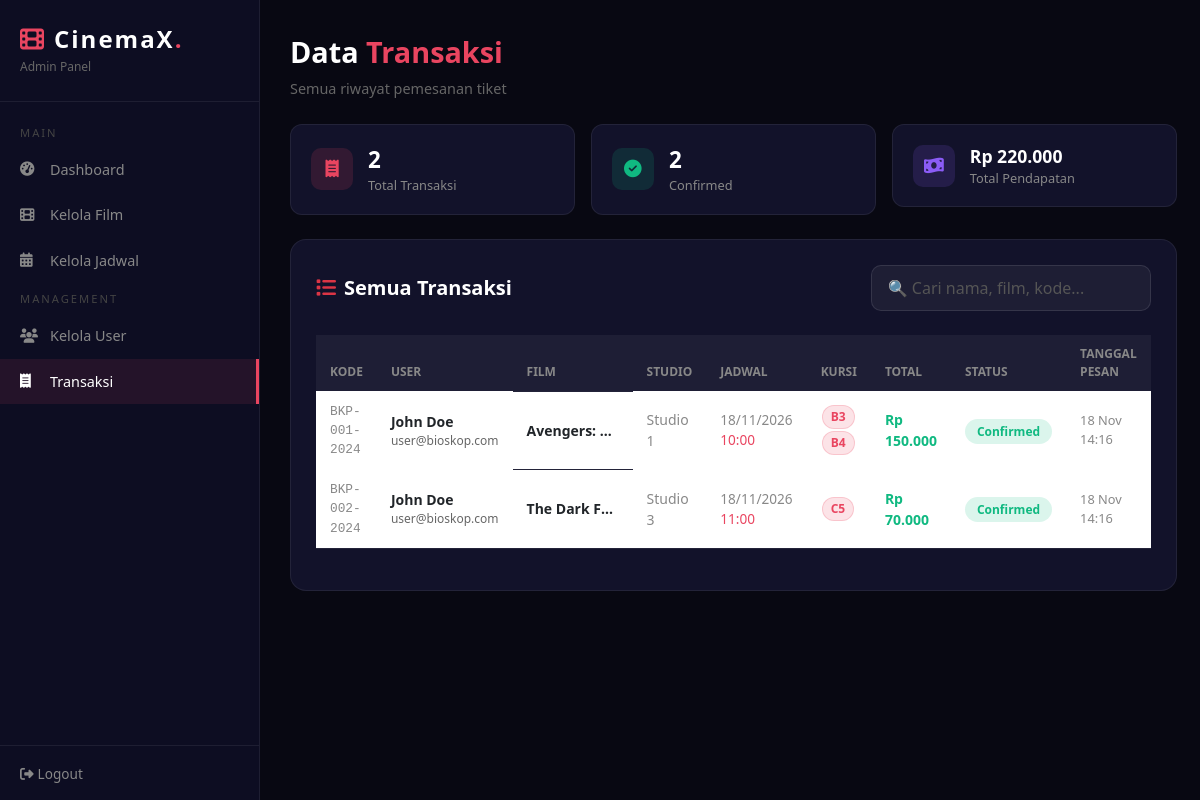
Screenshot of /admin/transaksi.php (signed in) with the database file from the repository.
### tables this page shows
CREATE TABLE transaksi (
    id INT AUTO_INCREMENT PRIMARY KEY,
    user_id INT NOT NULL,
    jadwal_id INT NOT NULL,
    kursi TEXT NOT NULL,
    total_harga DECIMAL(10,2) NOT NULL,
    tanggal_pesan TIMESTAMP DEFAULT CURRENT_TIMESTAMP,
    status ENUM('pending','confirmed','cancelled') DEFAULT 'confirmed',
    kode_booking VARCHAR(20) UNIQUE,
    FOREIGN KEY (user_id) REFERENCES users(id) ON DELETE CASCADE,
    FOREIGN KEY (jadwal_id) REFERENCES jadwal(id) ON DELETE CASCADE
);

CREATE TABLE users (
    id INT AUTO_INCREMENT PRIMARY KEY,
    nama VARCHAR(100) NOT NULL,
    email VARCHAR(100) NOT NULL UNIQUE,
    password VARCHAR(255) NOT NULL,
    role ENUM('admin','user') DEFAULT 'user',
    created_at TIMESTAMP DEFAULT CURRENT_TIMESTAMP
);

CREATE TABLE film (
    id INT AUTO_INCREMENT PRIMARY KEY,
    judul VARCHAR(200) NOT NULL,
    genre VARCHAR(100) NOT NULL,
    durasi INT NOT NULL COMMENT 'dalam menit',
    rating VARCHAR(10) NOT NULL,
    sinopsis TEXT,
    poster VARCHAR(255),
    status ENUM('tayang','tidak') DEFAULT 'tayang',
    created_at TIMESTAMP DEFAULT CURRENT_TIMESTAMP
);

CREATE TABLE jadwal (
    id INT AUTO_INCREMENT PRIMARY KEY,
    film_id INT NOT NULL,
    studio VARCHAR(50) NOT NULL,
    tanggal DATE NOT NULL,
    jam TIME NOT NULL,
    harga DECIMAL(10,2) NOT NULL,
    created_at TIMESTAMP DEFAULT CURRENT_TIMESTAMP,
    FOREIGN KEY (film_id) REFERENCES film(id) ON DELETE CASCADE
);

### config/koneksi.php (called while the page is built, shortened)
<?php
function formatRupiah(int|float|string $angka): string {
    return 'Rp ' . number_format((float) $angka, 0, ',', '.');
}
?>

### admin/transaksi.php (the view, shortened to what this page needs)
<?php
require_once __DIR__ . '/../config/koneksi.php';
$trans = mysqli_query($conn,
    "SELECT t.*, u.nama as user_nama, u.email, f.judul, j.studio, j.tanggal, j.jam, j.harga as harga_tiket
     FROM transaksi t
     JOIN users u ON t.user_id=u.id
     JOIN jadwal j ON t.jadwal_id=j.id
     JOIN film f ON j.film_id=f.id
     ORDER BY t.tanggal_pesan DESC");
$stats = mysqli_fetch_assoc(mysqli_query($conn, "SELECT COUNT(*) as total, SUM(total_harga) as revenue, SUM(CASE WHEN status='confirmed' THEN 1 ELSE 0 END) as confirmed FROM transaksi"));
?>
<!DOCTYPE html>
<html lang="id">
<head>
    <link rel="stylesheet" href="https://cdnjs.cloudflare.com/ajax/libs/bootstrap/5.3.0/css/bootstrap.min.css">
    <link rel="stylesheet" href="https://cdnjs.cloudflare.com/ajax/libs/font-awesome/6.4.0/css/all.min.css">
</head>
<body>
<aside class="sidebar">
    <div class="sidebar-brand"><h2><i class="fas fa-film me-2" style="color:var(--red)"></i><?= SITE_NAME ?><span>.</span></h2><p>Admin Panel</p></div>
    <nav class="sidebar-nav">
        <div class="nav-section">Main</div>
        <a href="dashboard.php" class="sidebar-link"><i class="fas fa-tachometer-alt"></i>Dashboard</a>
        <a href="film.php" class="sidebar-link"><i class="fas fa-film"></i>Kelola Film</a>
        <a href="jadwal.php" class="sidebar-link"><i class="fas fa-calendar-alt"></i>Kelola Jadwal</a>
        <div class="nav-section">Management</div>
        <a href="user.php" class="sidebar-link"><i class="fas fa-users"></i>Kelola User</a>
        <a href="transaksi.php" class="sidebar-link active"><i class="fas fa-receipt"></i>Transaksi</a>
    </nav>
    <div class="sidebar-footer">
        <a href="../auth/logout.php" style="color:#888;text-decoration:none;font-size:.85rem"><i class="fas fa-sign-out-alt me-1"></i>Logout</a>
    </div>
</aside>
<main class="main-content">
    <div class="mb-4">
        <div class="page-title">Data <span style="color:var(--red)">Transaksi</span></div>
        <div style="color:#666;font-size:.9rem">Semua riwayat pemesanan tiket</div>
    </div>
    <div class="row g-3 mb-4">
        <div class="col-md-4">
            <div class="stat-sm">
                <div class="stat-sm-icon" style="background:rgba(233,69,96,.15);color:var(--red)"><i class="fas fa-receipt"></i></div>
                <div><div class="stat-sm-value"><?= $stats['total'] ?></div><div class="stat-sm-label">Total Transaksi</div></div>
            </div>
        </div>
        <div class="col-md-4">
            <div class="stat-sm">
                <div class="stat-sm-icon" style="background:rgba(16,185,129,.15);color:#10b981"><i class="fas fa-check-circle"></i></div>
                <div><div class="stat-sm-value"><?= $stats['confirmed'] ?></div><div class="stat-sm-label">Confirmed</div></div>
            </div>
        </div>
        <div class="col-md-4">
            <div class="stat-sm">
                <div class="stat-sm-icon" style="background:rgba(139,92,246,.15);color:#8b5cf6"><i class="fas fa-money-bill-wave"></i></div>
                <div><div class="stat-sm-value" style="font-size:1.1rem"><?= formatRupiah($stats['revenue'] ?? 0) ?></div><div class="stat-sm-label">Total Pendapatan</div></div>
            </div>
        </div>
    </div>
    <div class="section-card">
        <div class="d-flex justify-content-between align-items-center mb-4">
            <h5 style="margin:0;font-weight:700"><i class="fas fa-list text-danger me-2"></i>Semua Transaksi</h5>
            <input type="text" class="search-bar" id="searchInput" placeholder="🔍 Cari nama, film, kode..." onkeyup="filterTable()">
        </div>
        <div class="table-responsive">
            <table class="table table-dark-custom" id="transTable">
                <thead>
                    <tr><th>Kode</th><th>User</th><th>Film</th><th>Studio</th><th>Jadwal</th><th>Kursi</th><th>Total</th><th>Status</th><th>Tanggal Pesan</th></tr>
                </thead>
                <tbody>
                    <?php while ($t = mysqli_fetch_assoc($trans)): ?>
                    <tr>
                        <td style="font-family:monospace;color:#888;font-size:.8rem"><?= htmlspecialchars($t['kode_booking']) ?></td>
                        <td>
                            <div style="font-weight:600"><?= htmlspecialchars($t['user_nama']) ?></div>
                            <div style="color:#666;font-size:.75rem"><?= htmlspecialchars($t['email']) ?></div>
                        </td>
                        <td style="font-weight:600;max-width:120px;overflow:hidden;text-overflow:ellipsis;white-space:nowrap"><?= htmlspecialchars($t['judul']) ?></td>
                        <td style="color:#888"><?= htmlspecialchars($t['studio']) ?></td>
                        <td style="color:#888;font-size:.85rem">
                            <?= date('d/m/Y', strtotime($t['tanggal'])) ?><br>
                            <span style="color:#e94560"><?= date('H:i', strtotime($t['jam'])) ?></span>
                        </td>
                        <td>
                            <?php foreach (explode(',', $t['kursi']) as $s): ?>
                            <span class="seat-chip"><?= trim(htmlspecialchars($s)) ?></span>
                            <?php endforeach; ?>
                        </td>
                        <td style="color:#10b981;font-weight:700"><?= formatRupiah($t['total_harga']) ?></td>
                        <td><span class="status-badge s-<?= $t['status'] ?>"><?= ucfirst($t['status']) ?></span></td>
                        <td style="color:#888;font-size:.8rem"><?= date('d M H:i', strtotime($t['tanggal_pesan'])) ?></td>
                    </tr>
                    <?php endwhile; ?>
                </tbody>
            </table>
        </div>
    </div>
</main>
</body>
</html>

### admin/transaksi.php (style rules this page uses)
:root { --red:#e94560; --dark:#080812; --sidebar:#0d0d22; --card:#12122a; --border:rgba(255,255,255,0.07); }
body { background:var(--dark); color:#fff; font-family:'Segoe UI',sans-serif; min-height:100vh; display:flex; }
.sidebar { width:260px; min-height:100vh; background:var(--sidebar); border-right:1px solid var(--border); position:fixed; top:0; left:0; z-index:100; display:flex; flex-direction:column; }
.sidebar-brand { padding:25px 20px; border-bottom:1px solid var(--border); }
.sidebar-brand h2 { font-size:1.5rem; font-weight:900; letter-spacing:2px; margin:0; }
.sidebar-brand h2 span { color:var(--red); }
.sidebar-brand p { color:#666; font-size:.75rem; margin:4px 0 0; }
.sidebar-nav { padding:15px 0; flex:1; }
.nav-section { padding:8px 20px 5px; color:#444; font-size:.7rem; text-transform:uppercase; letter-spacing:2px; }
.sidebar-link { display:flex; align-items:center; gap:12px; padding:12px 20px; color:#888; text-decoration:none; transition:.2s; font-size:.9rem; }
.sidebar-link.active { color:#fff; background:rgba(233,69,96,.1); border-right:3px solid var(--red); }
.sidebar-link i { width:18px; }
.sidebar-footer { padding:15px 20px; border-top:1px solid var(--border); }
.main-content { margin-left:260px; flex:1; padding:30px; }
.page-title { font-size:1.8rem; font-weight:900; margin-bottom:5px; }
.stat-sm { background:var(--card); border:1px solid var(--border); border-radius:12px; padding:18px 20px; display:flex; align-items:center; gap:15px; }
.stat-sm-icon { width:42px; height:42px; border-radius:10px; display:flex; align-items:center; justify-content:center; font-size:1.1rem; }
.stat-sm-value { font-size:1.4rem; font-weight:900; }
.stat-sm-label { color:#888; font-size:.8rem; }
.section-card { background:var(--card); border:1px solid var(--border); border-radius:16px; padding:25px; }
.table-dark-custom { color:#ccc; }
.table-dark-custom thead th { background:rgba(255,255,255,.05); border-color:var(--border); color:#888; font-size:.75rem; text-transform:uppercase; padding:10px 14px; }
.table-dark-custom tbody td { border-color:var(--border); padding:10px 14px; vertical-align:middle; font-size:.875rem; }
.status-badge { padding:4px 12px; border-radius:20px; font-size:.75rem; font-weight:700; }
.s-confirmed { background:rgba(16,185,129,.15); color:#10b981; }
.seat-chip { background:rgba(233,69,96,.15); color:#e94560; border:1px solid rgba(233,69,96,.2); padding:2px 8px; border-radius:12px; font-size:.75rem; font-weight:700; display:inline-block; margin:1px; }
.search-bar { background:rgba(255,255,255,.05); border:1px solid rgba(255,255,255,.1); border-radius:10px; padding:10px 16px; color:#fff; width:280px; }
.search-bar::placeholder { color:#555; }

### rows the page displays
transaksi: kode_booking "BKP-001-2024", user.nama "John Doe", user.email "user@bioskop.com", film.judul "Avengers:…", jadwal.studio "Studio 1", jadwal.tanggal "18/11/2026", jadwal.jam "10:00", kursi "B3", kursi "B4", total_harga "Rp 150.000", status "Confirmed", tanggal_pesan "18 Nov 14:16"
transaksi: kode_booking "BKP-002-2024", user.nama "John Doe", user.email "user@bioskop.com", film.judul "The Dark F…", jadwal.studio "Studio 3", jadwal.tanggal "18/11/2026", jadwal.jam "11:00", kursi "C5", total_harga "Rp 70.000", status "Confirmed", tanggal_pesan "18 Nov 14:16"

### other values shown
SITE_NAME "CinemaX"
$stats['total'] "2"
$stats['confirmed'] "2"
formatRupiah($stats['revenue'] ?? 0) "Rp 220.000"
